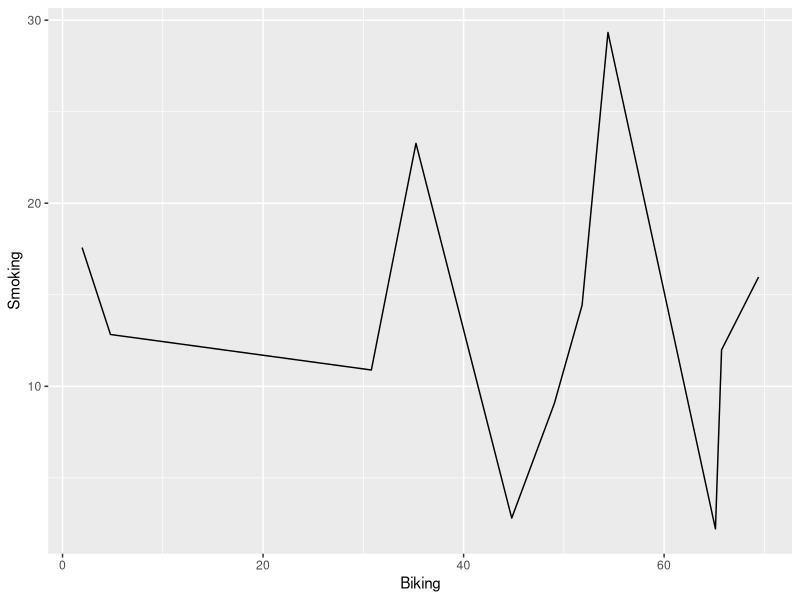
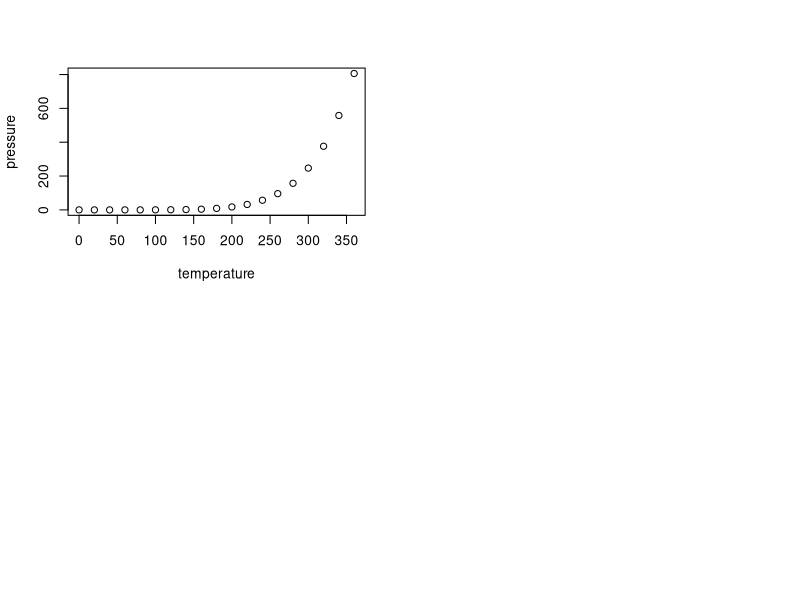

The R source for these figures, in order:
## ---- chunk 1
knitr::opts_chunk$set(echo = TRUE)
SampleHeartDisease <- data.frame(
  Biking = c(30.8, 65.12, 1.95, 44.80, 69.42, 54.40, 49.05, 4.78, 65.73, 35.25, 51.82),
  Smoking = c(10.89, 2.21, 17.58, 2.80, 15.97, 29.33, 9.06, 12.83, 11.99, 23.27, 14.43),
  Heart.disease = c(11.76, 2.85, 17.17, 6.81, 4.06, 9.55, 7.62, 15.85, 3.06, 12.09, 6.43)
)
attach(SampleHeartDisease)
# the program below is used to test the difference btwn the Biking and the smoking
# and Smoking and Heart Disease
library(dplyr)
t.test(SampleHeartDisease %>% select(1), SampleHeartDisease %>% select(2)) -> test_biking_and_smoking
print("The t test between the biking raw data and the smoking raw data is given below: \n")
print(test_biking_and_smoking)
t.test(SampleHeartDisease %>% select(2), SampleHeartDisease %>% select(3)) -> test_smoking_and_heart_disease
print("The t test between the smoking and the heart disease is given below:\n")
print(test_smoking_and_heart_disease)
# This program is use to find the confidence interval for the variable
# heart disease
confident_interval_heart_disease <- t.test(SampleHeartDisease %>% select(3), conf.level = 0.05)
print(confident_interval_heart_disease)

##this program is us to plot the above data to show the relation in 
## between the variable
library(ggplot2)
par(mfrow = c(2,2))
ggplot(SampleHeartDisease, aes(x=Biking, y=Smoking)) + geom_line() #+ labs(title = "this is the relationship between Biking and Smoking", x = Biking, y = Smoking)

## ---- chunk 2
summary(cars)
## ---- chunk 3
plot(pressure)
